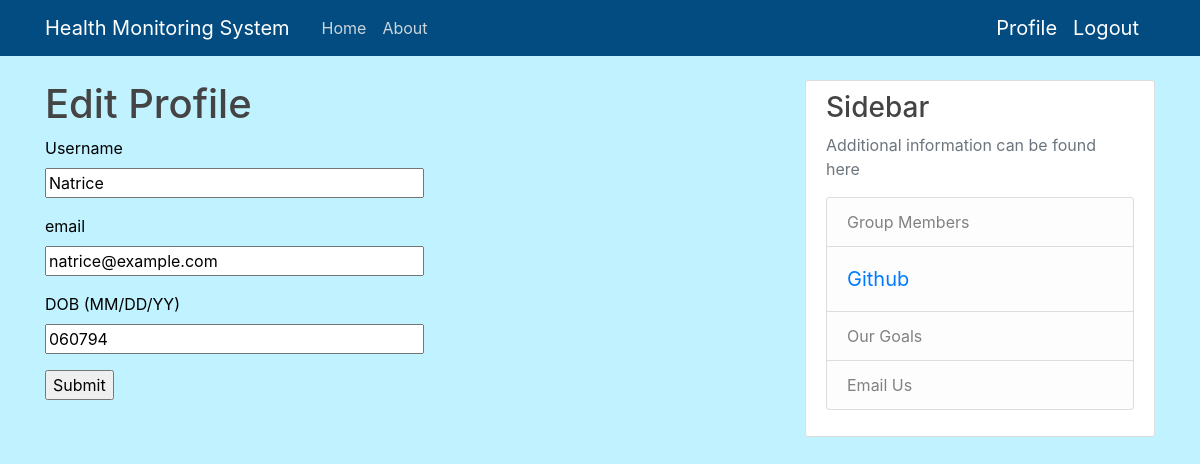
Page /edit_profile (signed in) on the committed database.
### app.py (models this page shows, shortened)
class User(UserMixin, db.Model):
    id = db.Column(db.Integer, primary_key=True)
    username = db.Column(db.String(64), index=True, unique=True)
    email = db.Column(db.String(120), index=True, unique=True)
    DOB = db.Column(db.String(6), index=True, unique=True)
    password_hash = db.Column(db.String(128))
    packets = db.relationship("Packet", backref='author', lazy='dynamic')
    packet_count = db.Column(db.Integer, index=True, unique=False)

### app.py (the view)
@app.route('/edit_profile', methods=['GET', 'POST'])
@login_required
def edit_profile():
    form = EditProfileForm()
    if form.validate_on_submit():
        current_user.username = form.username.data
        current_user.email = form.email.data
        current_user.DOB = form.DOB.data
        db.session.commit()
        flash('Your changes have been saved.')
        return redirect(url_for('edit_profile'))
    elif request.method == 'GET':
        form.username.data = current_user.username
        form.email.data = current_user.email
        form.DOB.data = current_user.DOB
    return render_template('edit_profile.html', title='Edit Profile',
                           form=form)

### forms.py
class EditProfileForm(FlaskForm):
    username = StringField('Username', validators=[DataRequired()])
    email = StringField('email', validators=[DataRequired()])
    DOB = StringField('DOB (MM/DD/YY)', validators=[DataRequired()])
    submit = SubmitField('Submit')

### app.py (called while the page is built)
@login.user_loader
def load_user(id):
    return User.query.get(int(id))

### templates/edit_profile.html (shortened to what this page needs)
{% extends "base.html" %}
{% block content %}
    <h1>Edit Profile</h1>
    <form action="" method="post">
        <p>
            {{ form.username.label }}<br>
            {{ form.username(size=32) }}<br>
        </p>
        <p>
            {{ form.email.label }}<br>
            {{ form.email(size=32) }}<br>
        </p>
        <p>
            {{ form.DOB.label }}<br>
            {{ form.DOB(size=32) }}<br>
        </p>
        <p>{{ form.submit() }}</p>
    </form>
{% endblock %}

### static/main.css (style rules this page uses)
body { background: #c0f2ff; color: #000000; margin-top: 5rem; }
h1, h2, h3, h4, h5, h6 { color: #444444; }

### rows in the picture
User: username "Natrice", email "natrice@example.com", DOB "060794"
